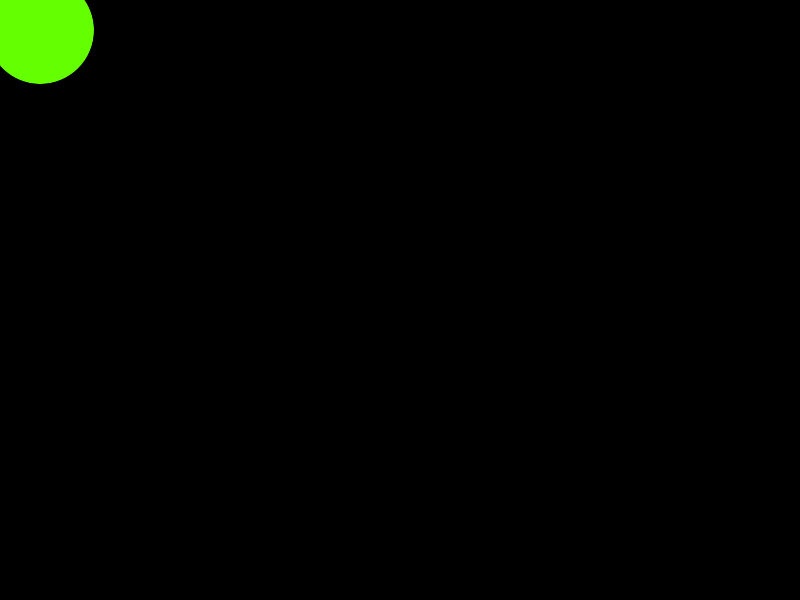
Frame 1 (no input)
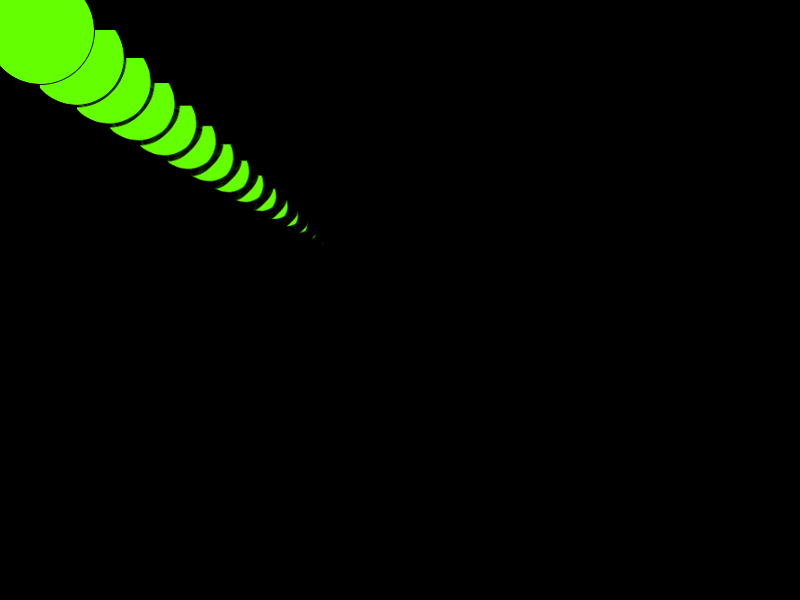
Frame 60 (the mouse pressed at the canvas centre just before this capture)
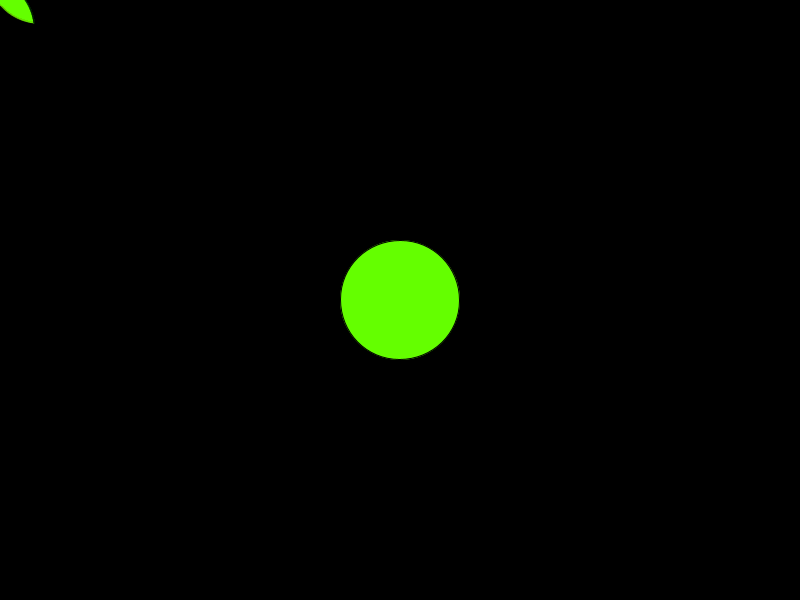
Frame 120 (the mouse held since frame 60 and released just before this capture)

The Processing sketch that drew these frames (run headless with seeded random() and noise(); from frame 60 on, the mouse is pressed at the canvas centre):

// Processing sketch: sketch_160121d
// ── sketch_160121d.pde
void setup() {
  size(800, 600);
  background(0);
}
void draw() {

  translate(width*0.5, height*0.5);
  scale(map(mouseX, 0, width, 0.9, 1.1));  //zoom in speed
  rotate(map(mouseY, 0, height, 0, TWO_PI));  //0 - TWO_PI (6.28)
  translate(-width*0.5, -height*0.5);

  filter(ERODE);  //try with BLUR, INVERT, DILATE, THRESHOLD, POSTERIZE

  image(get(), 0, 0, width, height);

  fill(100, 255, 0);
  ellipse(mouseX, mouseY, 120, 120);
}
